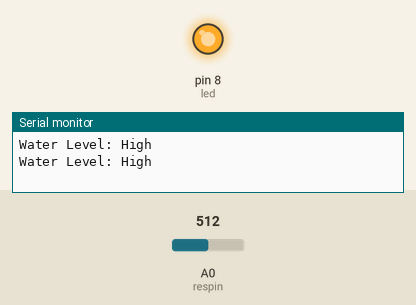
Simulated run of this sketch. Board: Arduino Uno, built with avr-gcc and run on an emulated ATmega328P. Shown: output pins drawn as LEDs (lit = HIGH), the last lines printed to the serial monitor. The inputs (shaded band) are chosen by the test bench; at power-on: A0 (respin) = 512.

Above: at 1.8 s.
1.9 s: A0 (respin) set to 358
4.5 s: A0 (respin) set to 336
At 5.3 s:
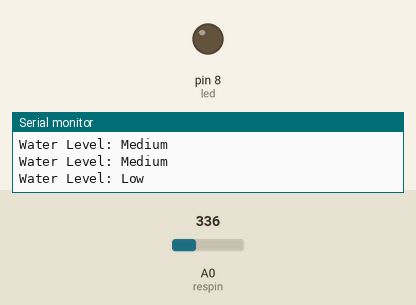
6.5 s: A0 (respin) set to 360
At 8.1 s:
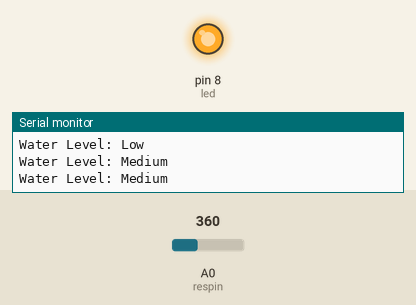
8.5 s: A0 (respin) set to 340
At 9.6 s:
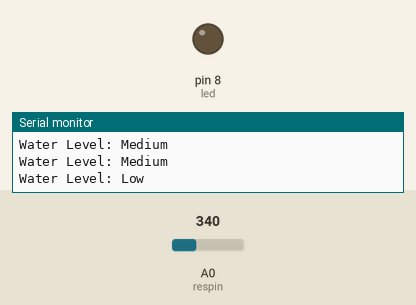
Timing chart, 0 to 11.5 s (numbered marks = the images above; inputs shaded):
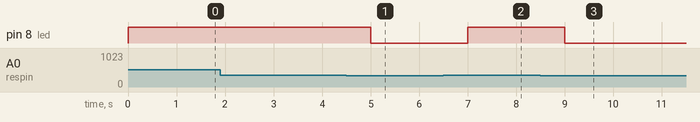

The sketch:

water_levl_sensor_serial.ino
```cpp
#define led 8

int resval = 0;
int respin = A0;

void setup() {
  // put your setup code here, to run once:
  Serial.begin(9600);
  pinMode(led, OUTPUT);
}

void loop() {
  // put your main code here, to run repeatedly:
  resval = analogRead(respin);

  if (resval <= 100){
    Serial.println("Water Level: Empty");
    digitalWrite(led, LOW);
  }
  else if (resval>100 && resval<=350){
    Serial.println("Water Level: Low");
    digitalWrite(led, LOW);
  }
  else if (resval>350 && resval<=400){
    Serial.println("Water Level: Medium");
    digitalWrite(led, HIGH);
  }
  else if (resval>400){
    Serial.println("Water Level: High");
    digitalWrite(led, HIGH);
  }
  delay(1000);
}
```

Measured:
- the behaviour switches between 351 and 350 on A0 (respin) (found by bisection; images 0 and 1)
- after the input at 4.5 s, pin 8 (led): HIGH → LOW after 0.50 s
- after the input at 6.5 s, pin 8 (led): LOW → HIGH after 0.50 s
- after the input at 8.5 s, pin 8 (led): HIGH → LOW after 0.50 s
